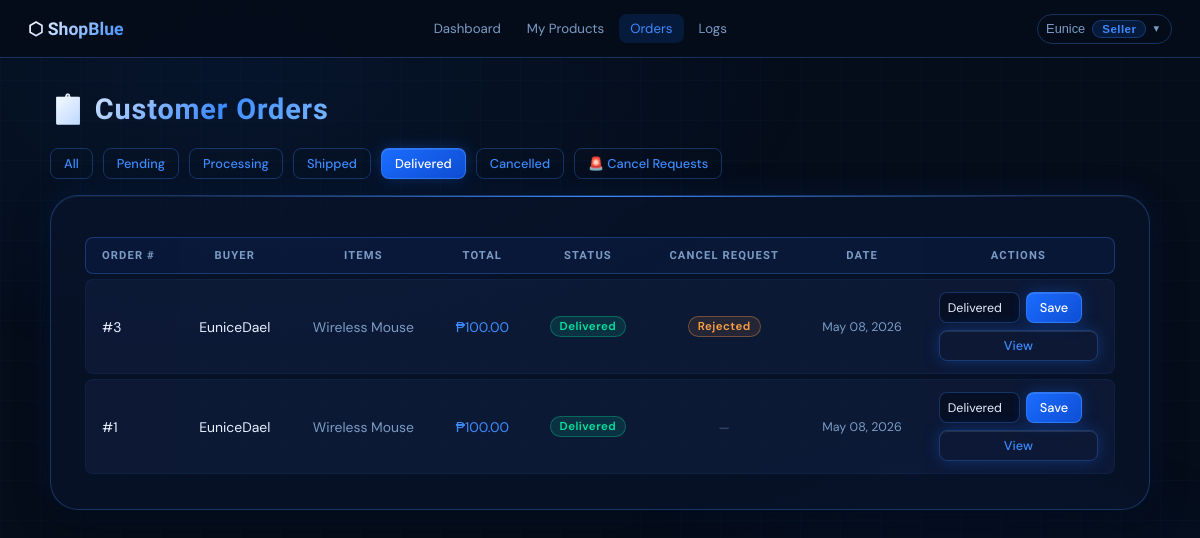
Screenshot of /seller_orders.php?status=delivered (signed in) with the database file from the repository.
### tables this page shows
CREATE TABLE `orders` (
  `id` int(11) NOT NULL,
  `buyer_id` int(11) NOT NULL,
  `phone` varchar(20) NOT NULL,
  `address` text NOT NULL,
  `total_amount` decimal(10,2) NOT NULL,
  `status` enum('pending','processing','shipped','delivered','cancelled') NOT NULL DEFAULT 'pending',
  `cancel_requested` tinyint(1) NOT NULL DEFAULT 0,
  `cancellation_reason` text DEFAULT NULL,
  `cancel_status` enum('none','pending','approved','rejected') NOT NULL DEFAULT 'none',
  `created_at` timestamp NOT NULL DEFAULT current_timestamp()
);

CREATE TABLE `users` (
  `id` int(11) NOT NULL,
  `username` varchar(50) NOT NULL,
  `email` varchar(100) DEFAULT NULL,
  `password` varchar(255) NOT NULL,
  `role` enum('buyer','seller') NOT NULL DEFAULT 'buyer',
  `phone` varchar(20) DEFAULT NULL,
  `address` text DEFAULT NULL,
  `reset_token` varchar(128) DEFAULT NULL,
  `reset_token_expiry` datetime DEFAULT NULL,
  `created_at` timestamp NOT NULL DEFAULT current_timestamp()
);

### auth.php (called while the page is built, shortened)
<?php
$current_user_id  = $_SESSION['user_id'];
?>

### seller_orders.php (the view, shortened to what this page needs)
<?php
include 'auth.php';
include 'db.php';
$filter      = $_GET['status']  ?? 'all';
$cancel_only = isset($_GET['cancel_requests']);
$where_parts = ["1=1"];
if ($filter !== 'all') $where_parts[] = "o.status='" . $conn->real_escape_string($filter) . "'";
$where = implode(' AND ', $where_parts);
$stmt = $conn->prepare("
    SELECT o.id, o.status, o.total_amount, o.created_at,
           o.cancel_requested, o.cancellation_reason, o.cancel_status,
           u.username AS buyer,
           GROUP_CONCAT(p.name ORDER BY oi.id SEPARATOR ', ') AS items
    FROM orders o
    JOIN order_items oi ON oi.order_id=o.id AND oi.seller_id=?
    JOIN products p     ON p.id=oi.product_id
    JOIN users u        ON u.id=o.buyer_id
    WHERE $where
    GROUP BY o.id
    ORDER BY o.cancel_requested DESC, o.created_at DESC
");
$stmt->bind_param("i", $current_user_id);
$stmt->execute();
$orders = $stmt->get_result();
$pending_cancels = $conn->query("
    SELECT COUNT(DISTINCT o.id) FROM orders o
    JOIN order_items oi ON oi.order_id=o.id AND oi.seller_id=$current_user_id
    WHERE o.cancel_status='pending'
")->fetch_row()[0];
$statuses = ['all','pending','processing','shipped','delivered','cancelled'];
?>
<!DOCTYPE html>
<html lang="en">
<head><meta charset="UTF-8"><meta name="viewport" content="width=device-width,initial-scale=1">
<title>Orders – ShopBlue</title><link rel="stylesheet" href="style.css"></head>
<body>
<?php include 'nav.php'; ?>
<div class="page">
  <div class="page-header"><h1>📋 Customer Orders</h1></div>
  <div class="gap" style="margin-bottom:16px;flex-wrap:wrap">
    <?php foreach ($statuses as $s): ?>
      <a href="?status=<?= $s ?>" class="<?= (!$cancel_only && $filter===$s) ? 'btn btn-sm' : 'btn-ghost btn-sm' ?>"><?= ucfirst($s) ?></a>
    <?php endforeach; ?>
    <a href="?cancel_requests=1" class="<?= $cancel_only ? 'btn btn-sm btn-danger' : 'btn-ghost btn-sm' ?>"
       style="<?= $pending_cancels > 0 ? 'border-color:var(--danger)' : '' ?>">
      🚨 Cancel Requests <?= $pending_cancels > 0 ? "($pending_cancels)" : '' ?>
    </a>
  </div>
  <div class="card">
    <?php if ($orders->num_rows === 0): ?>
      <div class="empty">No orders found.</div>
    <?php else: ?>
      <table>
        <thead>
          <tr>
            <th>Order #</th><th>Buyer</th><th>Items</th><th>Total</th>
            <th>Status</th><th>Cancel Request</th><th>Date</th><th>Actions</th>
          </tr>
        </thead>
        <tbody>
          <?php while ($o = $orders->fetch_assoc()): ?>
          <tr <?= $o['cancel_status']==='pending' ? 'style="outline:1px solid rgba(255,59,92,.35)"' : '' ?>>
            <td>#<?= $o['id'] ?></td>
            <td><?= htmlspecialchars($o['buyer']) ?></td>
            <td style="color:var(--muted)"><?= htmlspecialchars(mb_strimwidth($o['items'],0,35,'…')) ?></td>
            <td style="color:var(--blue-hi)">&#8369;<?= number_format($o['total_amount'],2) ?></td>
            <td><span class="badge badge-<?= $o['status'] ?>"><?= $o['status'] ?></span></td>
            <td>
              <?php if ($o['cancel_status'] === 'pending'): ?>
                <div style="max-width:180px">
                  <div style="font-size:.75rem;color:var(--danger);font-weight:600;margin-bottom:4px">⚠ Cancellation Requested</div>
                  <div style="font-size:.78rem;color:var(--muted);font-style:italic;margin-bottom:8px;word-break:break-word">
                    "<?= htmlspecialchars(mb_strimwidth($o['cancellation_reason'],0,80,'…')) ?>"
                  </div>
                  <div class="gap" style="gap:6px">
                    <form method="POST" style="display:inline;flex-direction:unset">
                      <input type="hidden" name="action" value="approve_cancel">
                      <input type="hidden" name="order_id" value="<?= $o['id'] ?>">
                      <button type="submit" class="btn btn-sm btn-success"
                        onclick="return confirm('Approve cancellation? Stock will be restored.')">✓ Approve</button>
                    </form>
                    <form method="POST" style="display:inline;flex-direction:unset">
                      <input type="hidden" name="action" value="reject_cancel">
                      <input type="hidden" name="order_id" value="<?= $o['id'] ?>">
                      <button type="submit" class="btn btn-sm btn-danger">✗ Reject</button>
                    </form>
                  </div>
                </div>
              <?php elseif ($o['cancel_status'] === 'approved'): ?>
                <span class="badge badge-cancelled">Approved</span>
              <?php elseif ($o['cancel_status'] === 'rejected'): ?>
                <span class="badge" style="background:rgba(255,159,67,.1);color:#ff9f43;border:1px solid rgba(255,159,67,.35)">Rejected</span>
              <?php else: ?>
                <span style="color:var(--dim);font-size:.8rem">—</span>
              <?php endif; ?>
            </td>
            <td style="font-size:.78rem;color:var(--muted);white-space:nowrap"><?= date('M d, Y', strtotime($o['created_at'])) ?></td>
            <td>
              <div style="display:flex;flex-direction:column;gap:7px">
                <?php if ($o['status'] !== 'cancelled'): ?>
                <form method="POST" style="flex-direction:row;gap:6px;display:flex">
                  <select name="status" style="padding:5px 8px;font-size:.78rem;width:auto">
                    <?php foreach (['pending','processing','shipped','delivered','cancelled'] as $s): ?>
                      <option value="<?= $s ?>" <?= $o['status']===$s?'selected':'' ?>><?= ucfirst($s) ?></option>
                    <?php endforeach; ?>
                  </select>
                  <button type="submit" class="btn btn-sm">Save</button>
                </form>
                <?php endif; ?>
                <a href="order_detail.php?id=<?= $o['id'] ?>" class="btn btn-sm btn-ghost">View</a>
              </div>
            </td>
          </tr>
          <?php endwhile; ?>
        </tbody>
      </table>
    <?php endif; ?>
  </div>
</div>
</body></html>

### rows the page displays
orders: id "3", buyer.username "EuniceDael", items "Wireless Mouse", total_amount "100.00", status "Delivered", cancel_status "Rejected", created_at "May 08, 2026"
orders: id "1", buyer.username "EuniceDael", items "Wireless Mouse", total_amount "100.00", status "Delivered", created_at "May 08, 2026"

### other values shown
$current_username "Eunice"
$current_role "Seller"
$s "All"
$s "Pending"
$s "Processing"
$s "Shipped"
$s "Delivered"
$s "Cancelled"
